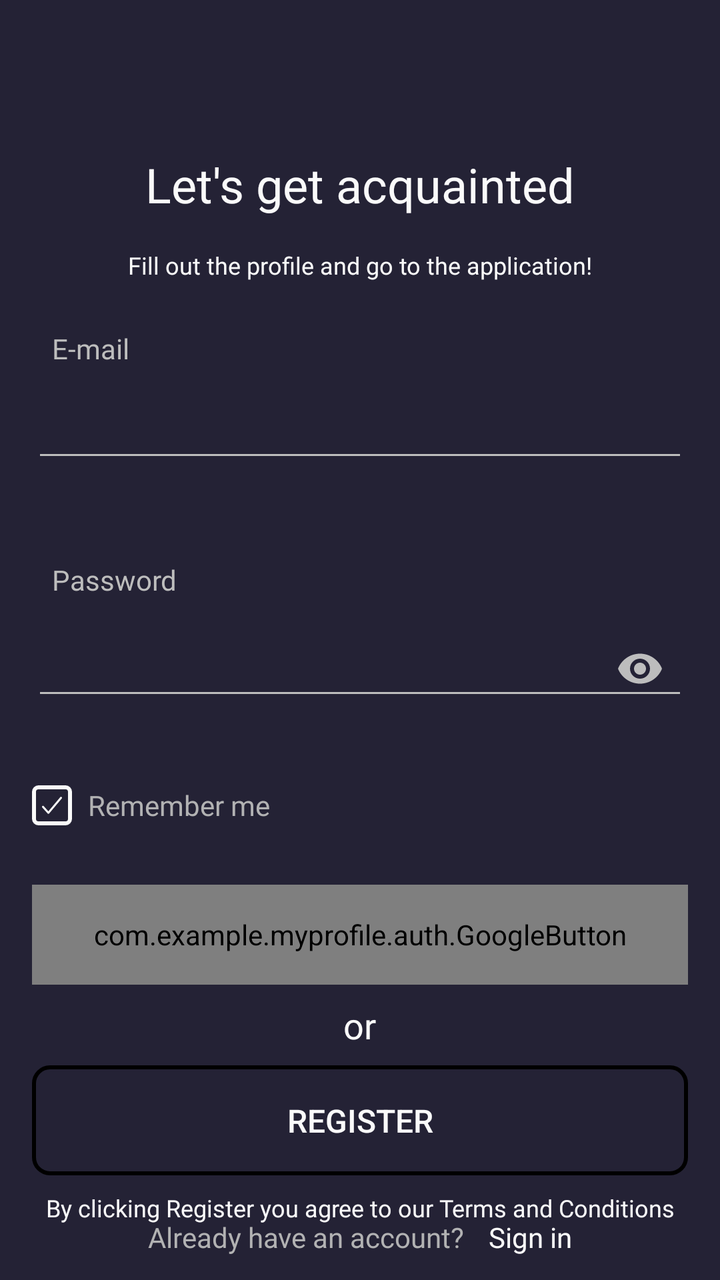
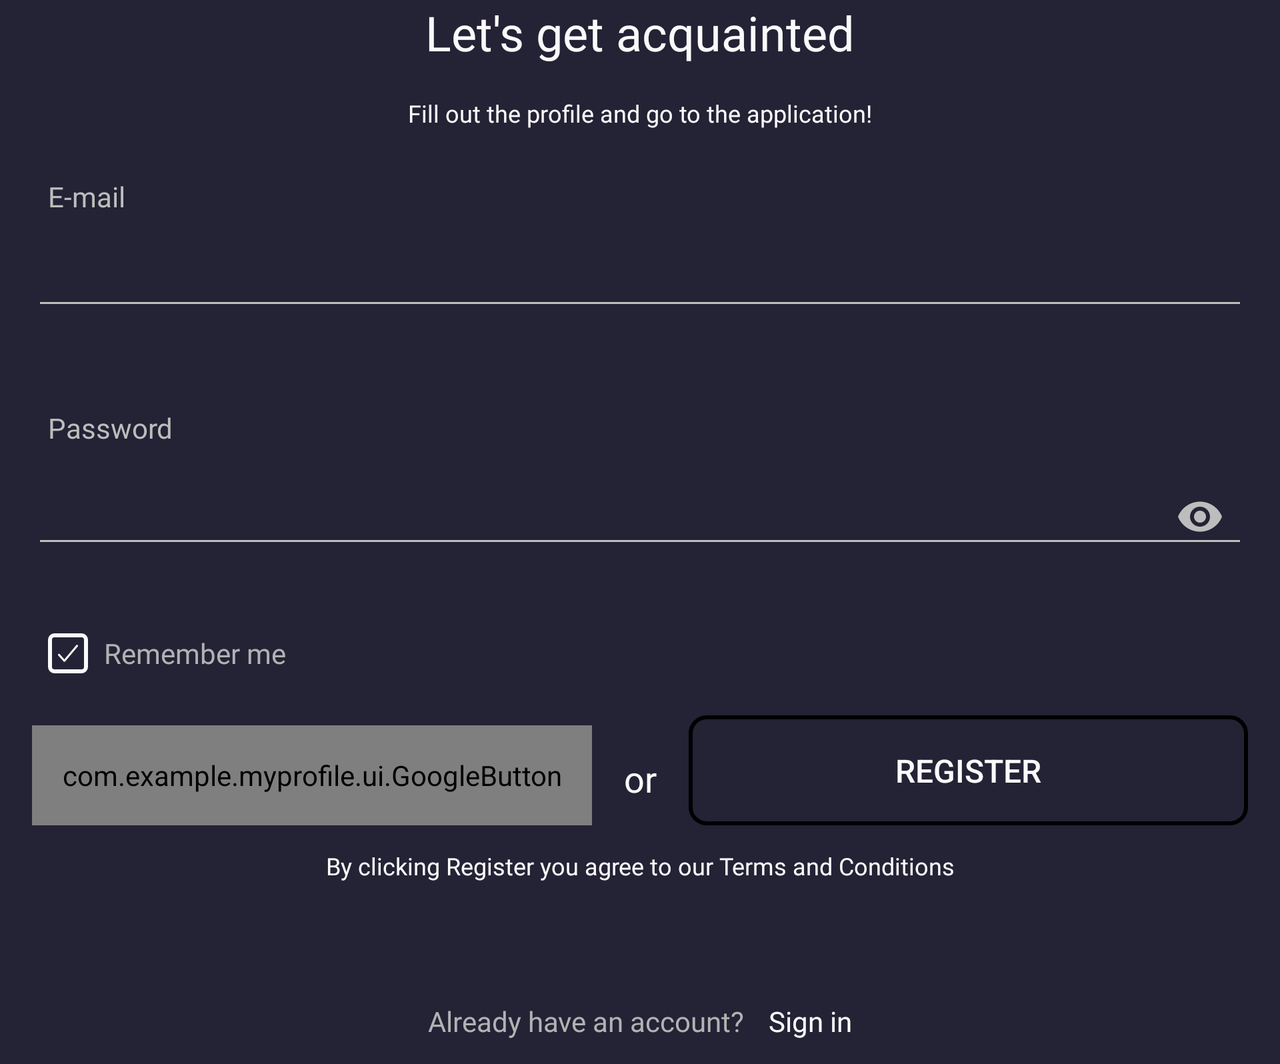

An Android layout and its configuration variant, each rendered on a device that would load it. The default file and the variant file are quoted in full after the pictures.
<!-- AndroidManifest.xml: application theme Theme.MyProfile -->
<!-- res/layout/fragment_sign_up.xml -->
<?xml version="1.0" encoding="utf-8"?>
<androidx.constraintlayout.widget.ConstraintLayout xmlns:android="http://schemas.android.com/apk/res/android"
    xmlns:app="http://schemas.android.com/apk/res-auto"
    xmlns:tools="http://schemas.android.com/tools"
    android:layout_width="match_parent"
    android:layout_height="match_parent"
    android:background="?attr/colorFirstBackground"
    tools:context=".fragments.SignUpFragment">

    <LinearLayout
        android:id="@+id/linearLayoutSignUpDataEntryBlock"
        android:layout_width="0dp"
        android:layout_height="wrap_content"
        android:orientation="vertical"
        android:layout_marginTop="@dimen/largest_margin"
        android:layout_marginStart="@dimen/large_margin"
        android:layout_marginEnd="@dimen/large_margin"
        app:layout_constraintBottom_toTopOf="@id/linearLayoutSignUpButtonsBlock"
        app:layout_constraintEnd_toEndOf="parent"
        app:layout_constraintStart_toStartOf="parent"
        app:layout_constraintTop_toTopOf="parent">

        <androidx.appcompat.widget.AppCompatTextView
            android:id="@+id/textViewSignUpTitle"
            android:layout_width="match_parent"
            android:layout_height="wrap_content"
            android:gravity="center"
            android:layout_marginBottom="@dimen/smallest_margin"
            android:text="@string/titleText"
            android:theme="@style/TextViewTitlesStyle" />

        <androidx.appcompat.widget.AppCompatTextView
            android:id="@+id/textViewSignUpSubtitle"
            android:layout_width="match_parent"
            android:layout_height="wrap_content"
            android:gravity="center"
            android:layout_marginTop="@dimen/smallest_margin"
            android:layout_marginBottom="@dimen/very_large_margin"
            android:text="@string/subtitle_text"
            android:theme="@style/TextViewSubtitlesStyle" />

        <androidx.appcompat.widget.AppCompatTextView
            android:id="@+id/textViewSignUpEmail"
            android:layout_width="wrap_content"
            android:layout_height="wrap_content"
            android:layout_marginStart="@dimen/small_margin"
            android:text="@string/e_mail"
            android:theme="@style/TextViewInputFieldTitleStyle" />

        <com.google.android.material.textfield.TextInputLayout
            android:id="@+id/textInputLayoutSignUpEmail"
            android:layout_width="match_parent"
            android:layout_height="wrap_content"
            app:boxBackgroundMode="none"
            app:errorEnabled="true">

            <com.google.android.material.textfield.TextInputEditText
                android:id="@+id/textInputEditTextSignUpEmail"
                android:layout_width="match_parent"
                android:layout_height="match_parent"
                android:fontFamily="@font/open_sans_medium"
                android:inputType="textEmailAddress"
                android:textColor="?attr/colorMainText"
                android:textSize="@dimen/text_large_size"
                android:theme="@style/EditTextStyle" />

        </com.google.android.material.textfield.TextInputLayout>

        <androidx.appcompat.widget.AppCompatTextView
            android:id="@+id/textViewSignUpPassword"
            android:layout_width="wrap_content"
            android:layout_height="wrap_content"
            android:layout_marginStart="@dimen/small_margin"
            android:layout_marginTop="@dimen/very_large_margin"
            android:text="@string/password"
            android:theme="@style/TextViewInputFieldTitleStyle" />

        <com.google.android.material.textfield.TextInputLayout
            android:id="@+id/textInputLayoutSignUpPassword"
            android:layout_width="match_parent"
            android:layout_height="wrap_content"
            app:boxBackgroundMode="none"
            app:endIconMode="password_toggle"
            app:endIconTint="?attr/colorOfDataEntryFields"
            app:errorEnabled="true">

            <com.google.android.material.textfield.TextInputEditText
                android:id="@+id/textInputEditTextSignUpPassword"
                android:layout_width="match_parent"
                android:layout_height="wrap_content"
                android:fontFamily="@font/open_sans_medium"
                android:inputType="textPassword"
                android:textColor="?attr/colorMainText"
                android:textSize="@dimen/text_large_size"
                android:theme="@style/EditTextStyle" />

        </com.google.android.material.textfield.TextInputLayout>

        <CheckBox
            android:id="@+id/checkBoxSignUpMemberInputDate"
            android:layout_width="wrap_content"
            android:layout_height="wrap_content"
            android:button="@drawable/frame_checkbox"
            android:buttonTint="?attr/colorMainText"
            android:checked="true"
            android:paddingStart="@dimen/smallest_margin"
            android:textColor="?attr/colorSecondaryText"
            android:theme="@style/CheckBoxStyle"
            tools:ignore="RtlSymmetry" />
    </LinearLayout>

    <LinearLayout
        android:id="@+id/linearLayoutSignUpButtonsBlock"
        android:layout_width="0dp"
        android:layout_height="wrap_content"
        android:orientation="vertical"
        android:gravity="center"
        android:layout_marginStart="@dimen/large_margin"
        android:layout_marginEnd="@dimen/large_margin"
        app:layout_constraintBottom_toBottomOf="@id/linearLayoutSingUpSignUpBlock"
        app:layout_constraintEnd_toEndOf="parent"
        app:layout_constraintStart_toStartOf="parent"
        app:layout_constraintTop_toBottomOf="@id/linearLayoutSignUpDataEntryBlock">

        <com.example.myprofile.auth.GoogleButton
            android:id="@+id/buttonSignUpGoogle"
            android:layout_width="match_parent"
            android:layout_height="@dimen/button_google_height"
            android:textColor="?attr/colorGoogleButtonText"
            android:textSize="@dimen/text_medium_size"
            app:icon="@drawable/ic_google"
            app:iconPaddingLeft="@dimen/icon_padding_left"
            app:iconTextSpacing="@dimen/icon_text_spacing"
            app:text="@string/google"
            app:textFontFamily="@font/open_sans_medium" />

        <androidx.appcompat.widget.AppCompatTextView
            android:id="@+id/textViewSignUpOr"
            android:layout_width="wrap_content"
            android:layout_height="wrap_content"
            android:layout_marginTop="@dimen/smallest_margin"
            android:text="@string/or"
            android:theme="@style/TextViewMainTextStyle" />

        <androidx.appcompat.widget.AppCompatButton
            android:id="@+id/buttonSignUpRegister"
            android:layout_width="match_parent"
            android:layout_height="@dimen/button_register_height"
            android:layout_marginTop="@dimen/smallest_margin"
            android:background="@drawable/frame_button_register"
            android:theme="@style/ButtonRegisterStyle" />

        <androidx.appcompat.widget.AppCompatTextView
            android:id="@+id/textViewSignUpNoticeAgreement"
            android:layout_width="wrap_content"
            android:layout_height="wrap_content"
            android:layout_marginTop="@dimen/smallest_margin"
            android:gravity="center"
            android:text="@string/notice_agreement"
            android:theme="@style/TextViewSubtitlesStyle" />
    </LinearLayout>

    <LinearLayout
        android:id="@+id/linearLayoutSingUpSignUpBlock"
        android:layout_width="wrap_content"
        android:layout_height="wrap_content"
        android:layout_gravity="center"
        android:layout_marginBottom="@dimen/medium_margin"
        android:orientation="horizontal"
        app:layout_constraintBottom_toBottomOf="parent"
        app:layout_constraintEnd_toEndOf="parent"
        app:layout_constraintStart_toStartOf="parent">

        <androidx.appcompat.widget.AppCompatTextView
            android:id="@+id/textViewSignUpHaveAccount"
            android:layout_width="wrap_content"
            android:layout_height="wrap_content"
            android:text="@string/have_account"
            android:theme="@style/TextViewSecondaryTextStyle" />

        <androidx.appcompat.widget.AppCompatTextView
            android:id="@+id/textViewSignUpSignIn"
            android:layout_width="wrap_content"
            android:layout_height="wrap_content"
            android:layout_marginStart="@dimen/medium_margin"
            android:text="@string/sign_in"
            android:theme="@style/TextViewSecondMainTextStyle" />
    </LinearLayout>
</androidx.constraintlayout.widget.ConstraintLayout>
<!-- resources referenced by this layout -->
<resources>
  <dimen name="button_google_height">50dp</dimen>
  <dimen name="button_register_height">55dp</dimen>
  <dimen name="icon_padding_left">60dp</dimen>
  <dimen name="icon_text_spacing">-100dp</dimen>
  <dimen name="large_margin">16dp</dimen>
  <dimen name="largest_margin">60dp</dimen>
  <dimen name="medium_margin">12dp</dimen>
  <dimen name="small_margin">10dp</dimen>
  <dimen name="smallest_margin">8dp</dimen>
  <dimen name="text_large_size">18sp</dimen>
  <dimen name="text_medium_size">16sp</dimen>
  <dimen name="very_large_margin">24dp</dimen>
  <string name="e_mail">E-mail</string>
  <string name="google">Google</string>
  <string name="have_account">Already have an account?</string>
  <string name="notice_agreement">By clicking Register you agree to our Terms and Conditions</string>
  <string name="or">or</string>
  <string name="password">Password</string>
  <string name="sign_in">Sign in</string>
  <string name="subtitle_text">Fill out the profile and go to the application!</string>
  <string name="titleText">Let\'s get acquainted</string>
  <style name="ButtonRegisterStyle">
          <item name="android:text">@string/register</item>
          <item name="android:textColor">?attr/colorMainText</item>
          <item name="android:textSize">@dimen/text_medium_size</item>
          <item name="textAllCaps">true</item>
      </style>
  <style name="CheckBoxStyle">
          <item name="android:checked">false</item>
          <item name="android:text">@string/remember_me</item>
          <item name="android:fontFamily">@font/open_sans_medium</item>
          <item name="android:textSize">@dimen/text_small_size</item>
      </style>
  <style name="TextViewInputFieldTitleStyle">
          <item name="android:fontFamily">@font/open_sans_medium</item>
          <item name="android:textColor">?attr/colorOfDataEntryFields</item>
          <item name="android:textSize">@dimen/text_small_size</item>
      </style>
  <style name="TextViewMainTextStyle">
          <item name="android:fontFamily">@font/open_sans_medium</item>
          <item name="android:textColor">?attr/colorMainText</item>
          <item name="android:textSize">@dimen/text_large_size</item>
      </style>
  <style name="TextViewSecondMainTextStyle">
          <item name="android:fontFamily">@font/open_sans_medium</item>
          <item name="android:textColor">?attr/colorMainText</item>
          <item name="android:textSize">@dimen/text_small_size</item>
      </style>
  <style name="TextViewSecondaryTextStyle">
          <item name="android:fontFamily">@font/open_sans_medium</item>
          <item name="android:textColor">?attr/colorSecondaryText</item>
          <item name="android:textSize">@dimen/text_small_size</item>
      </style>
  <style name="TextViewSubtitlesStyle">
          <item name="android:fontFamily">@font/open_sans_medium</item>
          <item name="android:textColor">?attr/colorMainText</item>
          <item name="android:textSize">@dimen/text_smallest_size</item>
      </style>
  <style name="TextViewTitlesStyle">
          <item name="android:fontFamily">@font/open_sans_medium</item>
          <item name="android:textColor">?attr/colorMainText</item>
          <item name="android:textSize">@dimen/text_largest_size</item>
      </style>
  <string name="register">Register</string>
  <string name="remember_me">Remember me</string>
  <dimen name="text_small_size">14sp</dimen>
  <dimen name="text_smallest_size">12sp</dimen>
  <dimen name="text_largest_size">24sp</dimen>
  <color name="purple_500">#FF6200EE</color>
  <color name="purple_700">#FF3700B3</color>
  <color name="white">#FAFAFA</color>
  <color name="teal_200">#FF03DAC5</color>
  <color name="teal_700">#FF018786</color>
  <color name="black">#FF000000</color>
  <color name="blue">#242235</color>
  <color name="background">#E7E7E7</color>
  <color name="grey_text">#18181F</color>
  <color name="grey_text_2">#B2B2B3</color>
  <color name="grey_color">#BDBDBD</color>
  <color name="orange">#FB5E06</color>
</resources>
<!-- res/layout-land/fragment_sign_up.xml (the repository's variant of the layout above) -->
<!-- drawn on the phone turned sideways -->
<?xml version="1.0" encoding="utf-8"?>
<ScrollView xmlns:android="http://schemas.android.com/apk/res/android"
    xmlns:app="http://schemas.android.com/apk/res-auto"
    xmlns:tools="http://schemas.android.com/tools"
    android:layout_width="match_parent"
    android:layout_height="match_parent"
    android:background="?attr/colorFirstBackground"
    tools:context=".ui.fragments.SignUpFragment">

    <androidx.constraintlayout.widget.ConstraintLayout
        android:layout_width="match_parent"
        android:layout_height="wrap_content">

        <androidx.appcompat.widget.AppCompatTextView
            android:id="@+id/textViewSignUpTitle"
            android:layout_width="wrap_content"
            android:layout_height="wrap_content"
            android:layout_marginBottom="@dimen/smallest_margin"
            android:gravity="center"
            android:text="@string/titleText"
            android:theme="@style/TextViewTitlesStyle"
            app:layout_constraintBottom_toTopOf="@id/textViewSignUpSubtitle"
            app:layout_constraintEnd_toEndOf="parent"
            app:layout_constraintStart_toStartOf="parent"
            app:layout_constraintTop_toTopOf="parent"
            app:layout_constraintVertical_chainStyle="packed" />

        <androidx.appcompat.widget.AppCompatTextView
            android:id="@+id/textViewSignUpSubtitle"
            android:layout_width="wrap_content"
            android:layout_height="wrap_content"
            android:layout_marginTop="@dimen/smallest_margin"
            android:layout_marginBottom="@dimen/very_large_margin"
            android:gravity="center"
            android:text="@string/subtitle_text"
            android:theme="@style/TextViewSubtitlesStyle"
            app:layout_constraintBottom_toTopOf="@id/textViewSignUpEmail"
            app:layout_constraintEnd_toEndOf="parent"
            app:layout_constraintStart_toStartOf="parent"
            app:layout_constraintTop_toBottomOf="@id/textViewSignUpTitle" />

        <androidx.appcompat.widget.AppCompatTextView
            android:id="@+id/textViewSignUpEmail"
            android:layout_width="wrap_content"
            android:layout_height="wrap_content"
            android:layout_marginStart="@dimen/very_large_margin"
            android:text="@string/e_mail"
            android:theme="@style/TextViewInputFieldTitleStyle"
            app:layout_constraintBottom_toTopOf="@id/textInputLayoutSignUpEmail"
            app:layout_constraintStart_toStartOf="parent"
            app:layout_constraintTop_toBottomOf="@id/textViewSignUpSubtitle" />

        <com.google.android.material.textfield.TextInputLayout
            android:id="@+id/textInputLayoutSignUpEmail"
            android:layout_width="0dp"
            android:layout_height="wrap_content"
            android:layout_marginStart="@dimen/large_margin"
            android:layout_marginEnd="@dimen/large_margin"
            app:boxBackgroundMode="none"
            app:errorEnabled="true"
            app:layout_constraintBottom_toTopOf="@id/textViewSignUpPassword"
            app:layout_constraintEnd_toEndOf="parent"
            app:layout_constraintStart_toStartOf="parent"
            app:layout_constraintTop_toBottomOf="@id/textViewSignUpEmail">

            <com.google.android.material.textfield.TextInputEditText
                android:id="@+id/textInputEditTextSignUpEmail"
                android:layout_width="match_parent"
                android:layout_height="wrap_content"
                android:fontFamily="@font/open_sans_medium"
                android:inputType="textEmailAddress"
                android:textColor="?attr/colorMainText"
                android:textSize="@dimen/text_large_size"
                android:theme="@style/EditTextStyle" />
        </com.google.android.material.textfield.TextInputLayout>

        <androidx.appcompat.widget.AppCompatTextView
            android:id="@+id/textViewSignUpPassword"
            android:layout_width="wrap_content"
            android:layout_height="wrap_content"
            android:layout_marginStart="@dimen/very_large_margin"
            android:layout_marginTop="@dimen/very_large_margin"
            android:text="@string/password"
            android:theme="@style/TextViewInputFieldTitleStyle"
            app:layout_constraintBottom_toTopOf="@id/textInputLayoutSignUpPassword"
            app:layout_constraintStart_toStartOf="parent"
            app:layout_constraintTop_toBottomOf="@id/textInputLayoutSignUpEmail" />

        <com.google.android.material.textfield.TextInputLayout
            android:id="@+id/textInputLayoutSignUpPassword"
            android:layout_width="0dp"
            android:layout_height="wrap_content"
            android:layout_marginStart="@dimen/large_margin"
            android:layout_marginEnd="@dimen/large_margin"
            app:boxBackgroundMode="none"
            app:endIconMode="password_toggle"
            app:endIconTint="?attr/colorOfDataEntryFields"
            app:errorEnabled="true"
            app:layout_constraintBottom_toTopOf="@id/checkBoxSignUpMemberInputDate"
            app:layout_constraintEnd_toEndOf="parent"
            app:layout_constraintStart_toStartOf="parent"
            app:layout_constraintTop_toBottomOf="@id/textViewSignUpPassword">

            <com.google.android.material.textfield.TextInputEditText
                android:id="@+id/textInputEditTextSignUpPassword"
                android:layout_width="match_parent"
                android:layout_height="wrap_content"
                android:fontFamily="@font/open_sans_medium"
                android:inputType="textPassword"
                android:textColor="?attr/colorMainText"
                android:textSize="@dimen/text_large_size"
                android:theme="@style/EditTextStyle" />

        </com.google.android.material.textfield.TextInputLayout>

        <CheckBox
            android:id="@+id/checkBoxSignUpMemberInputDate"
            android:layout_width="wrap_content"
            android:layout_height="wrap_content"
            android:layout_marginStart="@dimen/very_large_margin"
            android:layout_marginBottom="@dimen/medium_margin"
            android:button="@drawable/frame_checkbox"
            android:buttonTint="?attr/colorMainText"
            android:checked="true"
            android:paddingStart="@dimen/smallest_margin"
            android:textColor="?attr/colorSecondaryText"
            android:theme="@style/CheckBoxStyle"
            app:layout_constraintBottom_toTopOf="@id/buttonSignUpGoogle"
            app:layout_constraintStart_toStartOf="parent"
            app:layout_constraintTop_toBottomOf="@id/textInputLayoutSignUpPassword"
            tools:ignore="RtlSymmetry" />

        <com.example.myprofile.ui.GoogleButton
            android:id="@+id/buttonSignUpGoogle"
            android:layout_width="0dp"
            android:layout_height="@dimen/button_google_height"
            android:layout_marginStart="@dimen/large_margin"
            android:layout_marginEnd="@dimen/large_margin"
            android:layout_marginBottom="@dimen/medium_margin"
            android:textColor="?attr/colorGoogleButtonText"
            android:textSize="@dimen/text_medium_size"
            app:icon="@drawable/ic_google"
            app:iconPaddingLeft="@dimen/icon_padding_left"
            app:iconTextSpacing="@dimen/icon_text_spacing"
            app:layout_constraintBottom_toTopOf="@id/textViewSignUpNoticeAgreement"
            app:layout_constraintEnd_toStartOf="@id/textViewSignUpOr"
            app:layout_constraintStart_toStartOf="parent"
            app:text="@string/google"
            app:textFontFamily="@font/open_sans_medium" />

        <androidx.appcompat.widget.AppCompatTextView
            android:id="@+id/textViewSignUpOr"
            android:layout_width="wrap_content"
            android:layout_height="wrap_content"
            android:layout_marginTop="@dimen/smallest_margin"
            android:text="@string/or"
            android:theme="@style/TextViewMainTextStyle"
            app:layout_constraintBottom_toBottomOf="@id/buttonSignUpRegister"
            app:layout_constraintEnd_toStartOf="@id/buttonSignUpRegister"
            app:layout_constraintStart_toEndOf="@id/buttonSignUpGoogle"
            app:layout_constraintTop_toTopOf="@id/buttonSignUpRegister" />

        <androidx.appcompat.widget.AppCompatButton
            android:id="@+id/buttonSignUpRegister"
            android:layout_width="0dp"
            android:layout_height="@dimen/button_register_height"
            android:layout_marginStart="@dimen/large_margin"
            android:layout_marginTop="@dimen/smallest_margin"
            android:layout_marginEnd="@dimen/large_margin"
            android:layout_marginBottom="@dimen/medium_margin"
            android:background="@drawable/frame_button_register"
            android:theme="@style/ButtonRegisterStyle"
            app:layout_constraintBottom_toTopOf="@id/textViewSignUpNoticeAgreement"
            app:layout_constraintEnd_toEndOf="parent"
            app:layout_constraintStart_toEndOf="@id/textViewSignUpOr" />

        <androidx.appcompat.widget.AppCompatTextView
            android:id="@+id/textViewSignUpNoticeAgreement"
            android:layout_width="wrap_content"
            android:layout_height="wrap_content"
            android:layout_marginBottom="@dimen/largest_margin"
            android:gravity="center"
            android:text="@string/notice_agreement"
            android:theme="@style/TextViewSubtitlesStyle"
            app:layout_constraintBottom_toTopOf="@id/textViewSignUpHaveAccount"
            app:layout_constraintEnd_toEndOf="parent"
            app:layout_constraintStart_toStartOf="parent" />

        <androidx.appcompat.widget.AppCompatTextView
            android:id="@+id/textViewSignUpHaveAccount"
            android:layout_width="wrap_content"
            android:layout_height="wrap_content"
            android:layout_marginBottom="@dimen/medium_margin"
            android:text="@string/have_account"
            android:theme="@style/TextViewSecondaryTextStyle"
            app:layout_constraintBottom_toBottomOf="parent"
            app:layout_constraintEnd_toStartOf="@id/textViewSignUpSignIn"
            app:layout_constraintHorizontal_chainStyle="packed"
            app:layout_constraintStart_toStartOf="parent" />

        <androidx.appcompat.widget.AppCompatTextView
            android:id="@+id/textViewSignUpSignIn"
            android:layout_width="wrap_content"
            android:layout_height="wrap_content"
            android:layout_marginStart="@dimen/medium_margin"
            android:layout_marginBottom="@dimen/medium_margin"
            android:text="@string/sign_in"
            android:theme="@style/TextViewSecondMainTextStyle"
            app:layout_constraintBottom_toBottomOf="parent"
            app:layout_constraintEnd_toEndOf="parent"
            app:layout_constraintStart_toEndOf="@id/textViewSignUpHaveAccount" />
    </androidx.constraintlayout.widget.ConstraintLayout>
</ScrollView>
<!-- resources referenced by the variant -->
<!-- as the phone turned sideways resolves them -->
<resources>
  <dimen name="button_google_height">50dp</dimen>
  <dimen name="button_register_height">55dp</dimen>
  <dimen name="icon_padding_left">60dp</dimen>
  <dimen name="icon_text_spacing">-100dp</dimen>
  <dimen name="large_margin">16dp</dimen>
  <dimen name="largest_margin">60dp</dimen>
  <dimen name="medium_margin">12dp</dimen>
  <dimen name="smallest_margin">8dp</dimen>
  <dimen name="text_large_size">18sp</dimen>
  <dimen name="text_medium_size">16sp</dimen>
  <dimen name="very_large_margin">24dp</dimen>
  <string name="e_mail">E-mail</string>
  <string name="google">Google</string>
  <string name="have_account">Already have an account?</string>
  <string name="notice_agreement">By clicking Register you agree to our Terms and Conditions</string>
  <string name="or">or</string>
  <string name="password">Password</string>
  <string name="sign_in">Sign in</string>
  <string name="subtitle_text">Fill out the profile and go to the application!</string>
  <string name="titleText">Let\'s get acquainted</string>
  <style name="ButtonRegisterStyle">
          <item name="android:text">@string/register</item>
          <item name="android:textColor">?attr/colorMainText</item>
          <item name="android:textSize">@dimen/text_medium_size</item>
          <item name="textAllCaps">true</item>
      </style>
  <style name="CheckBoxStyle">
          <item name="android:checked">false</item>
          <item name="android:text">@string/remember_me</item>
          <item name="android:fontFamily">@font/open_sans_medium</item>
          <item name="android:textSize">@dimen/text_small_size</item>
      </style>
  <style name="TextViewInputFieldTitleStyle">
          <item name="android:fontFamily">@font/open_sans_medium</item>
          <item name="android:textColor">?attr/colorOfDataEntryFields</item>
          <item name="android:textSize">@dimen/text_small_size</item>
      </style>
  <style name="TextViewMainTextStyle">
          <item name="android:fontFamily">@font/open_sans_medium</item>
          <item name="android:textColor">?attr/colorMainText</item>
          <item name="android:textSize">@dimen/text_large_size</item>
      </style>
  <style name="TextViewSecondMainTextStyle">
          <item name="android:fontFamily">@font/open_sans_medium</item>
          <item name="android:textColor">?attr/colorMainText</item>
          <item name="android:textSize">@dimen/text_small_size</item>
      </style>
  <style name="TextViewSecondaryTextStyle">
          <item name="android:fontFamily">@font/open_sans_medium</item>
          <item name="android:textColor">?attr/colorSecondaryText</item>
          <item name="android:textSize">@dimen/text_small_size</item>
      </style>
  <style name="TextViewSubtitlesStyle">
          <item name="android:fontFamily">@font/open_sans_medium</item>
          <item name="android:textColor">?attr/colorMainText</item>
          <item name="android:textSize">@dimen/text_smallest_size</item>
      </style>
  <style name="TextViewTitlesStyle">
          <item name="android:fontFamily">@font/open_sans_medium</item>
          <item name="android:textColor">?attr/colorMainText</item>
          <item name="android:textSize">@dimen/text_largest_size</item>
      </style>
  <string name="register">Register</string>
  <string name="remember_me">Remember me</string>
  <dimen name="text_small_size">14sp</dimen>
  <dimen name="text_smallest_size">12sp</dimen>
  <dimen name="text_largest_size">24sp</dimen>
  <color name="purple_500">#FF6200EE</color>
  <color name="purple_700">#FF3700B3</color>
  <color name="white">#FAFAFA</color>
  <color name="teal_200">#FF03DAC5</color>
  <color name="teal_700">#FF018786</color>
  <color name="black">#FF000000</color>
  <color name="blue">#242235</color>
  <color name="background">#E7E7E7</color>
  <color name="grey_text">#18181F</color>
  <color name="grey_text_2">#B2B2B3</color>
  <color name="grey_color">#BDBDBD</color>
  <color name="orange">#FB5E06</color>
</resources>
